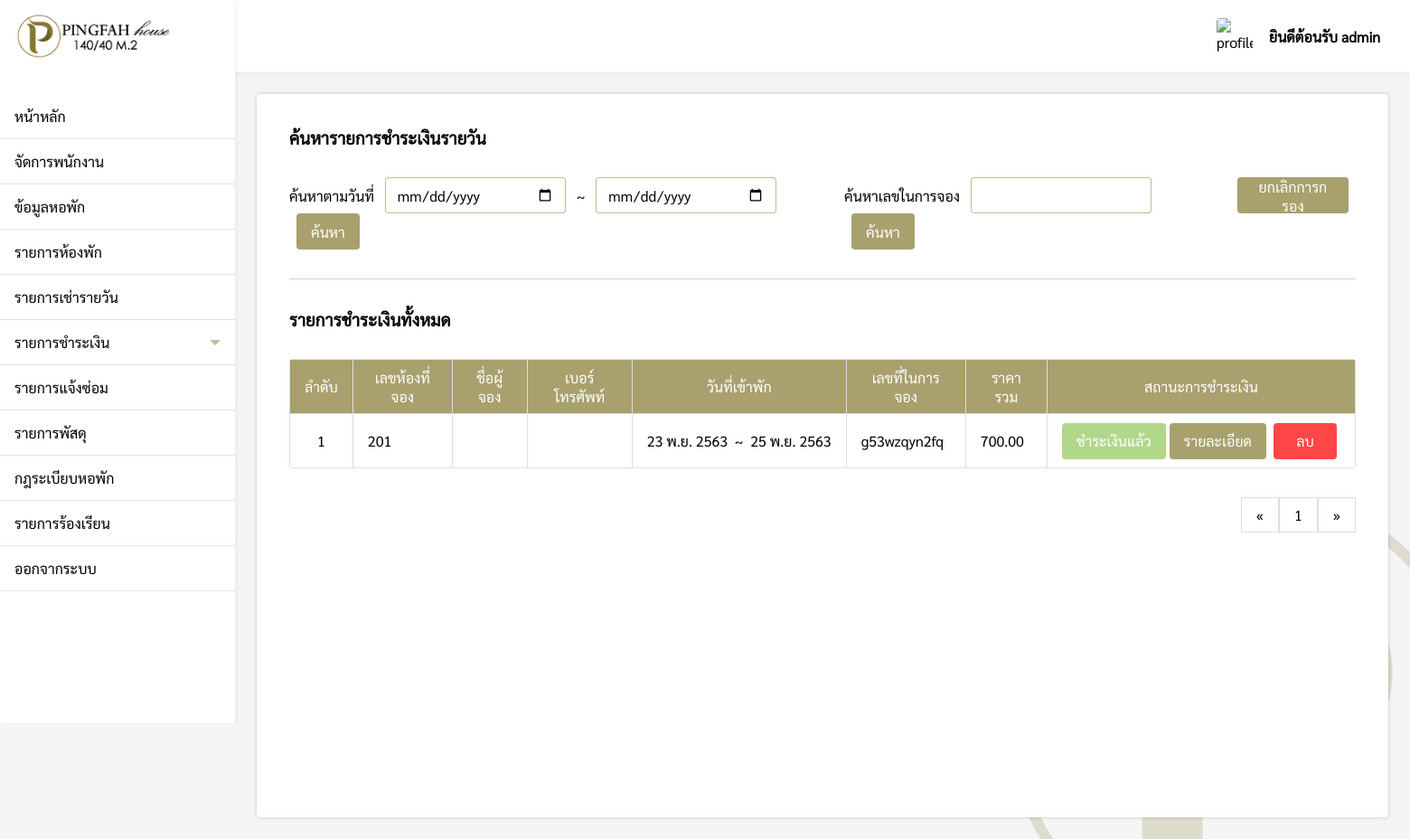
/pages/admin/dailyCost/index.php (signed in), run on an earlier commit of the app's database.
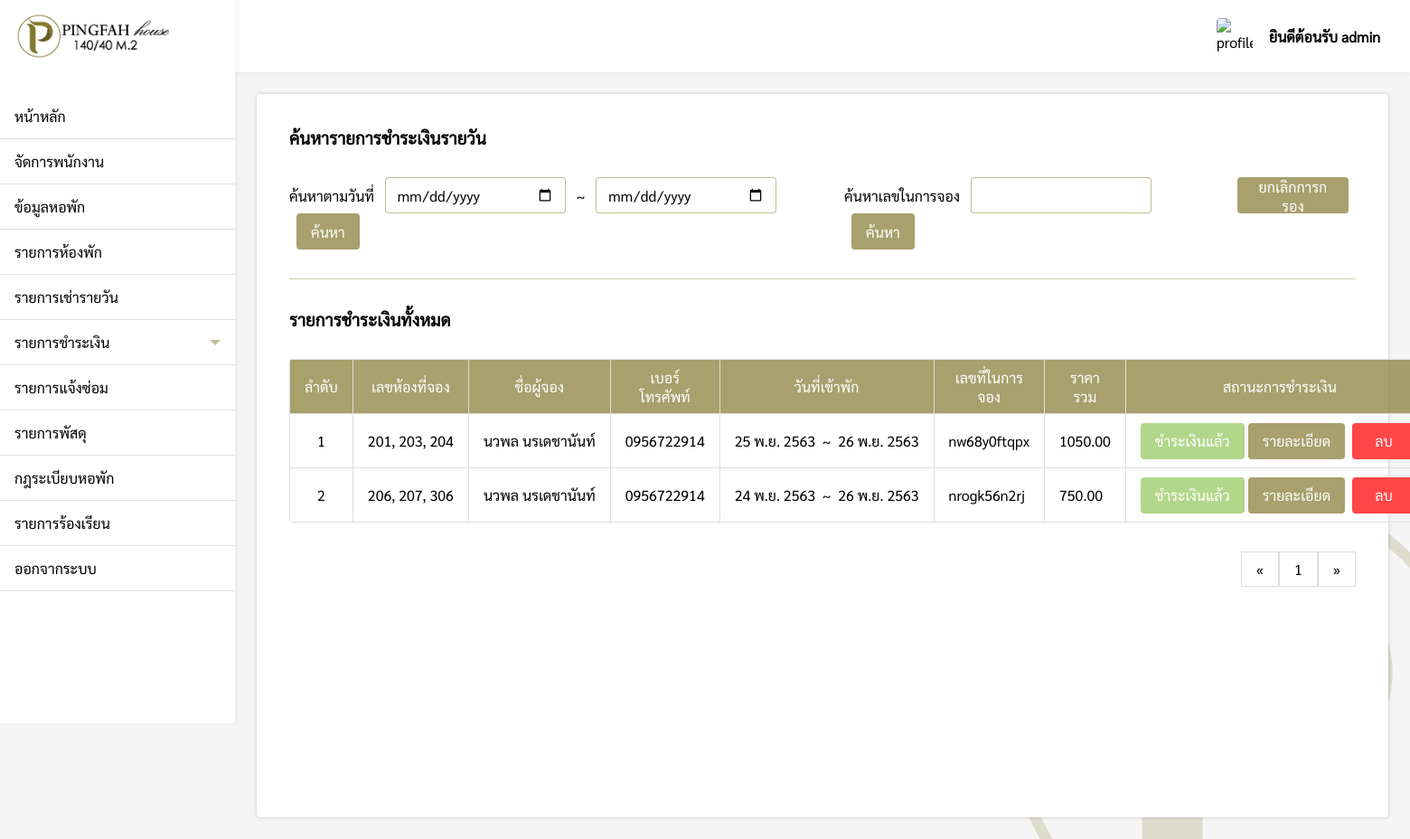
And on a later commit of the database.
### tables this page shows
CREATE TABLE `dailycost` (
  `dailycost_id` int(11) NOT NULL,
  `room_id` varchar(200) NOT NULL,
  `firstname` varchar(200) NOT NULL,
  `lastname` varchar(200) NOT NULL,
  `id_card` varchar(200) NOT NULL,
  `email` varchar(200) NOT NULL,
  `tel` varchar(200) NOT NULL,
  `check_in` varchar(200) NOT NULL,
  `check_out` varchar(200) NOT NULL,
  `price_total` float(11,2) NOT NULL,
  `daily_status` varchar(200) NOT NULL,
  `code` varchar(200) NOT NULL
);

### pages/admin/dailyCost/index.php (the view, shortened to what the changed rows need)
<?php
if($_SESSION['level'] == 'admin'){
    include("../../connection.php");
    include("../../../components/sidebar.php");
    $check_in = @$_REQUEST['check_in'];
    $check_out = @$_REQUEST['check_out'];
    $code = @$_REQUEST['Code'];
    $num = 1;
    function DateThai($strDate)
    {
        $strYear = date("Y",strtotime($strDate))+543;
        $strMonth= date("n",strtotime($strDate));
        $strDay= date("j",strtotime($strDate));
        $strMonthCut = Array("","ม.ค.","ก.พ.","มี.ค.","เม.ย.","พ.ค.","มิ.ย.","ก.ค.","ส.ค.","ก.ย.","ต.ค.","พ.ย.","ธ.ค.");
        $strMonthThai=$strMonthCut[$strMonth];
        return "$strDay $strMonthThai $strYear";
    }
?>
<!DOCTYPE html>
<html lang="en">
<head>
    <link rel="stylesheet" href="../../../css/dailyCost.css">
</head>
<body>
    <div class="box">
        <div style="padding:24px;">
            <div class="dailycost-box">
                <?php
                $perpage = 10;
                if(isset($_GET['page'])){
                    $page = $_GET['page'];
                }else{
                    $page = 1;
                }
                $start = ($page - 1) * $perpage;
                if(isset($check_in) && isset($check_out)){
                    $sql = "SELECT * FROM dailycost WHERE (check_in BETWEEN '$check_in' AND '$check_out') OR (check_out BETWEEN '$check_in' AND '$check_out') OR ('$check_in' BETWEEN check_in AND check_out) OR ('$check_out' BETWEEN check_in AND check_out ) LIMIT {$start} , {$perpage}";
                }else if(isset($code)){
                    $sql = "SELECT * FROM dailycost WHERE code = '$code'";
                }else{
                    $sql = "SELECT * FROM dailycost LIMIT {$start} , {$perpage}";
                }
                $result = $conn->query($sql);
                if ($result->num_rows > 0) {
                ?>
                <table>
                    <tr>
                        <th>ลำดับ</th>
                        <th>เลขห้องที่จอง</th>
                        <th>ชื่อผู้จอง</th>
                        <th>เบอร์โทรศัพท์</th>
                        <th>วันที่เข้าพัก</th>
                        <th>เลขที่ในการจอง</th>
                        <th>ราคารวม</th>
                        <th>สถานะการชำระเงิน</th>
                    </tr>
                    <?php
                        while($row = $result->fetch_assoc()) {
                    ?>
                    <tr>
                        <td><?php echo $num; ?></td>
                        <td><?php echo $row['room_id']; ?></td>
                        <td><?php echo $row['firstname'] ." " .$row['lastname']; ?></td>
                        <td><?php echo $row['tel']; ?></td>
                        <td><?php echo DateThai($row['check_in']) ."&nbsp; ~ &nbsp;" .DateThai($row['check_out']); ?></td>
                        <td><?php echo $row['code']; ?></td>
                        <td><?php echo $row['price_total']; ?></td>
                        <td>
                            <button class="status-success"><?php echo $row['daily_status']; ?></button>
                            <a href="dailyCostDetail.php?dailycost_id=<?php echo $row['dailycost_id']; ?>"><button>รายละเอียด</button></a>
                            <button type="button" class="del" onclick="delDailyCost(<?php echo $row['dailycost_id']; ?>)">ลบ</button>
                        </td>
                    </tr>
                    <?php $num++; } ?>
                </table>
                <?php
                    $sql2 = "SELECT * FROM dailycost";
                    $query2 = mysqli_query($conn, $sql2);
                    $total_record = mysqli_num_rows($query2);
                    $total_page = ceil($total_record / $perpage);
                    ?>
                <div style="display:flex;justify-content:flex-end">
                    <div class="pagination">
                        <a href="index.php?page=1">&laquo;</a>
                        <?php for($i=1;$i<=$total_page;$i++){ ?>
                        <a href="index.php?page=<?php echo $i; ?>"><?php echo $i; ?></a>
                        <?php } ?>
                        <a href="index.php?page=<?php echo $total_page; ?>">&raquo;</a>
                    </div>
                </div>
                <?php
                }else{
                    echo "<div style='padding-top:32px;'>ไม่มีรายการชำระเงินเช่ารายวัน</div>";
                }
                ?>
            </div>
        </div>
    </div>
</body>
</html>
<?php
}else{
    Header("Location: ../../login.php");
}
?>

What changed in the data, as far as the page shows it:
removed dailycost: room "201", check_in "23 พ.ย. 2563", check_out "25 พ.ย. 2563", code "g53wzqyn2fq", price_total "700.00", daily_status "ชำระเงินแล้ว"
added dailycost: room "201, 203, 204", firstname "นวพล", lastname "นรเดชานันท์", tel "0956722914", check_in "25 พ.ย. 2563", check_out "26 พ.ย. 2563", code "nw68y0ftqpx", price_total "1050.00", daily_status "ชำระเงินแล้ว"
added dailycost: room "206, 207, 306", firstname "นวพล", lastname "นรเดชานันท์", tel "0956722914", check_in "24 พ.ย. 2563", check_out "26 พ.ย. 2563", code "nrogk56n2rj", price_total "750.00", daily_status "ชำระเงินแล้ว"
